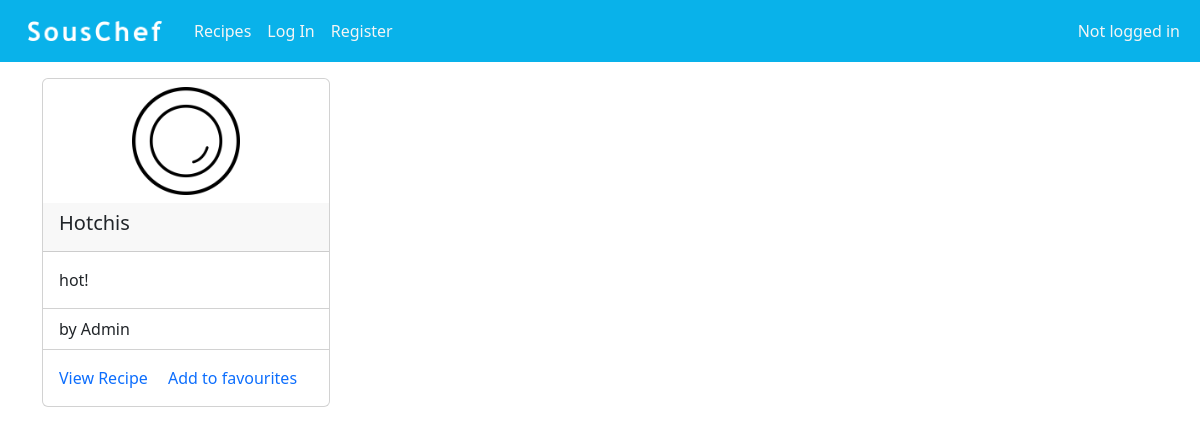
/recipes, run on an earlier commit of the app's database.
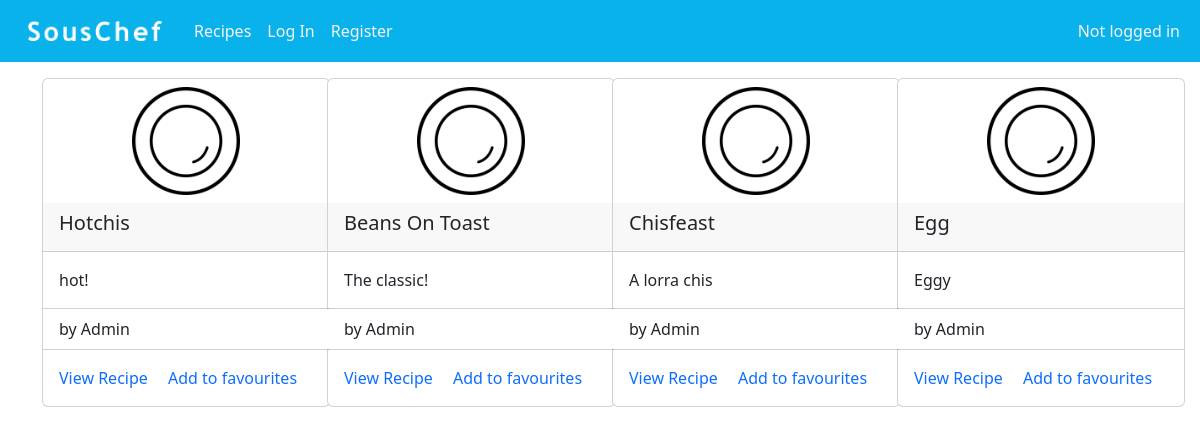
And on a later commit of the database.
### souschef/models.py (models this page shows, shortened)
class Recipe(models.Model):
    title = models.CharField(max_length=128)
    description = models.TextField()
    ingredients = models.ManyToManyField(Ingredient, through="IngredientPerRecipe")
    image = models.ImageField(upload_to="static/images/recipe_pics", null=True, blank=True)
    created_by = models.ForeignKey(User, on_delete=models.CASCADE)
    public = models.BooleanField(default=False)

class User(AbstractUser):
    pass

### souschef/views.py (the view)
# urls.py: path("recipes", views.recipes, name="recipes"),
def recipes(request):
    recipes = Recipe.objects.all()
    return render(request, "SousChef/recipes.html", {
            "recipes": recipes,
        })

### souschef/templates/souschef/recipes.html (shortened to what this page needs)
{% extends "SousChef/layout.html" %}
{% load static %}
{% block body %}
    <div class="container">
        <div class="row justify-content-start">
        {% for recipe in recipes %}
            <div class="col-md-3 mb-1">
                <div class="card" style="width: 18rem;">
                    {% if recipe.image %}
                        <a class="mx-auto" href="{% url 'recipe' recipe.id %}">
                        <img src="{{ recipe.image.url }}" class="card-img-top recipe-image m-2" alt="recipe image">
                        </a>
                    {% else %}
                        <a class="mx-auto" href="{% url 'recipe' recipe.id %}">
                        <img src="{% static 'images/recipe_pics/default_recipe.png' %}" class="card-img-top recipe-image m-2" alt="recipe image">
                        </a>
                    {% endif %}
                    <div class="card-header">
                        <h5 class="card-title">{{ recipe.title }}</h5>
                    </div>
                    <div class="card-body">
                        <p class="card-text">{{ recipe.description }}</p>
                    </div>
                        <ul class="list-group list-group-flush">
                        <li class="list-group-item">by {{ recipe.created_by }}</li>
                        </ul>
                    <div class="card-body">
                        <a href="{% url 'recipe' recipe.id %}"class="card-link">View Recipe</a>
                        <a href="#" class="card-link">Add to favourites</a>
                    </div>
                </div>
            </div>
        {% endfor %}
        </div>
        </div>
{% endblock %}

### souschef/templates/souschef/layout.html (shortened to what this page needs)
{% load static %}
<!DOCTYPE html>
<html lang="en">
    <head>
        <link href="https://cdn.jsdelivr.net/npm/bootstrap@5.3.3/dist/css/bootstrap.min.css" rel="stylesheet">
        <link href="{% static 'styles.css' %}" rel="stylesheet">
    </head>
    <body>
        <nav class="navbar navbar-expand-lg nav-colours pt-2 mb-3">
            <div class="container-fluid ms-2">
                <a class="navbar-brand" href="{% url 'index' %}">
                    <img src="{% static 'images/souschef.png' %}" alt="Logo" width="150" height="auto" class="d-inline-block p-2">
                </a>
                <div class="collapse navbar-collapse" id="toggle">
                    <ul class="navbar-nav me-auto mb-3 mb-lg-0 nav-colours">
                        <li class="nav-item">
                            <a class="nav-link" href="{% url 'recipes' %}">Recipes</a>
                        </li>
                        {% if user.is_authenticated %}
                        <li class="nav-item">
                            <a class="nav-link" href="{% url 'add_recipe' %}">Add a Recipe</a>
                        </li>
                            <li class="nav-item">
                                <a class="nav-link" href="{% url 'pantry' %}">Pantry</a>
                            </li>
                            <li class="nav-item">
                                <a class="nav-link" href="{% url 'logout' %}">Log Out</a>
                            </li>
                        {% else %}
                            <li class="nav-item">
                                <a class="nav-link" href="{% url 'login' %}">Log In</a>
                            </li>
                            <li class="nav-item">
                                <a class="nav-link" href="{% url 'register' %}">Register</a>
                            </li>
                        {% endif %}
                    </ul>
                    <div class="me-2 nav-colours">
                        {% if user.is_authenticated %}
                            <div class="navbar-text d-flex align-items-center">Logged in as<a class="nav-link mx-1" href="{% url 'user_dashboard' %}">{{ user.username }}</a>
                            {% if profile.profile_picture %}
                                <span class="picico mx-1"><a href="{% url 'user_dashboard' %}"><img class="profilepicico" src="{{ profile.profile_picture }}"></img></a></span>
                            {% else %}
                                <span class="picico mx-1"><a href="{% url 'user_dashboard' %}"><img class="profilepicico" src="/static/images/profile_pics/default_profile_white.png"></a></img></span>
                            {% endif %}
                            </div>
                        {% else %}
                            <span class="navbar-text">Not logged in</span>
                        {% endif %}
                    </div>
                </div>
            </div>
        </nav>
        {% block body %}
        {% endblock %}
    </body>
</html>

### souschef/static/styles.css (style rules this page uses)
a { text-decoration: none; }
body { background-image: url("/static/images/background.jpg"); background-position: center; background-repeat: no-repeat; background-attachment: fixed; background-size: 2000px; }
.navbar { margin: 0; }
.nav-colours { background-color: #09b2ea; }
.navbar-text { color: whitesmoke; }
.nav-link { color: whitesmoke !important; }
.list-group { z-index: 1000; top: 100%; left: 0; }
.recipe-image { height: 108px; width: auto; }

What changed in the data, as far as the page shows it:
added Recipe: title "Beans On Toast", description "The classic!", created_by "Admin"
added Recipe: title "Chisfeast", description "A lorra chis", created_by "Admin"
added Recipe: title "Egg", description "Eggy", created_by "Admin"
